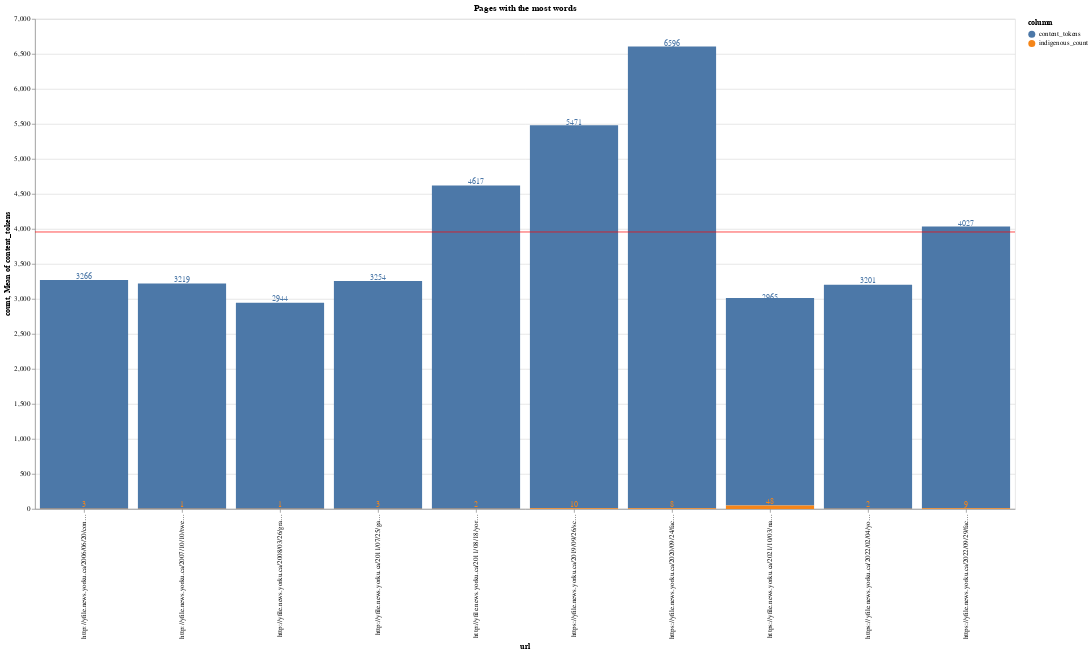

Write notebook code for a chart like this one.
### Markdown cell above
Next, let's create a bar chart of this.

### Code cell
word_count_bar = (
  alt.Chart(word_count).transform_fold(
      ["content_tokens", "indigenous_count"],
      as_=["column", "count"]
    ).mark_bar().encode(
        x=alt.X("url:N"),
        y=alt.Y("count:Q"),
        color='column:N'
    )
)

word_count_rule = (
    alt.Chart(word_count).mark_rule(color="red").encode(y="mean(content_tokens):Q")
)

word_count_text = word_count_bar.mark_text(align="center", baseline="bottom").encode(
    text="count:Q"
)

(word_count_bar + word_count_rule + word_count_text).properties(
    width=1400, height=700, title="Pages with the most words"
)

### Figure 1 — Vega-Lite specification as saved in the notebook (floating-point values rounded to 4 significant figures)
{"config": {"view": {"continuousWidth": 400, "continuousHeight": 300}}, "layer": [{"mark": "bar", "encoding": {"color": {"field": "column", "type": "nominal"}, "x": {"field": "url", "type": "nominal"}, "y": {"field": "count", "type": "quantitative"}}, "transform": [{"fold": ["content_tokens", "indigenous_count"], "as": ["column", "count"]}]}, {"mark": {"type": "rule", "color": "red"}, "encoding": {"y": {"aggregate": "mean", "field": "content_tokens", "type": "quantitative"}}}, {"mark": {"type": "text", "align": "center", "baseline": "bottom"}, "encoding": {"color": {"field": "column", "type": "nominal"}, "text": {"field": "count", "type": "quantitative"}, "x": {"field": "url", "type": "nominal"}, "y": {"field": "count", "type": "quantitative"}}, "transform": [{"fold": ["content_tokens", "indigenous_count"], "as": ["column", "count"]}]}], "data": {"name": "data-e635dadc09e8b990dccfd1c952fc3add"}, "height": 700, "title": "Pages with the most words", "width": 1400, "$schema": "https://vega.github.io/schema/vega-lite/v4.17.0.json", "datasets": {"data-e635dadc09e8b990dccfd1c952fc3add": [{"url": "https://yfile.news.yorku.ca/2020/09/24/faculty-of-liberal-arts-professional-studies-expands-with-35-new-faculty-members/", "content_tokens": 6596, "indigenous_count": 8}, {"url": "https://yfile.news.yorku.ca/2019/09/26/scholarship-teaching-and-research-in-laps-enhanced-with-addition-of-37-faculty-members/", "content_tokens": 5471, "indigenous_count": 10}, {"url": "http://yfile.news.yorku.ca/2011/08/18/york-study-of-healthy-obese-people-makes-world-headlines/", "content_tokens": 4617, "indigenous_count": 2}, {"url": "https://yfile.news.yorku.ca/2022/09/29/faculty-of-liberal-arts-professional-studies-welcomes-28-new-faculty-members/", "content_tokens": 4027, "indigenous_count": 9}, {"url": "http://yfile.news.yorku.ca/2006/06/20/convocation-ceremonies-are-web-cast-to-parents-around-the-world/", "content_tokens": 3266, "indigenous_count": 3}, {"url": "http://yfile.news.yorku.ca/2011/07/25/game-set-haiku-tennis-gets-poetic/", "content_tokens": 3254, "indigenous_count": 3}, {"url": "http://yfile.news.yorku.ca/2007/10/10/twenty-years-of-alternative-voices-at-chry/", "content_tokens": 3219, "indigenous_count": 1}, {"url": "https://yfile.news.yorku.ca/2022/02/04/york-university-undertaking-a-security-services-review/", "content_tokens": 3201, "indigenous_count": 2}, {"url": "https://yfile.news.yorku.ca/2021/10/03/national-day-for-truth-and-reconciliation-panel-focuses-on-reconciliation-in-action/", "content_tokens": 2965, "indigenous_count": 48}, {"url": "http://yfile.news.yorku.ca/2008/03/26/graffiti-article-lacked-context-say-york-anti-racism-profs/", "content_tokens": 2944, "indigenous_count": 1}]}}
